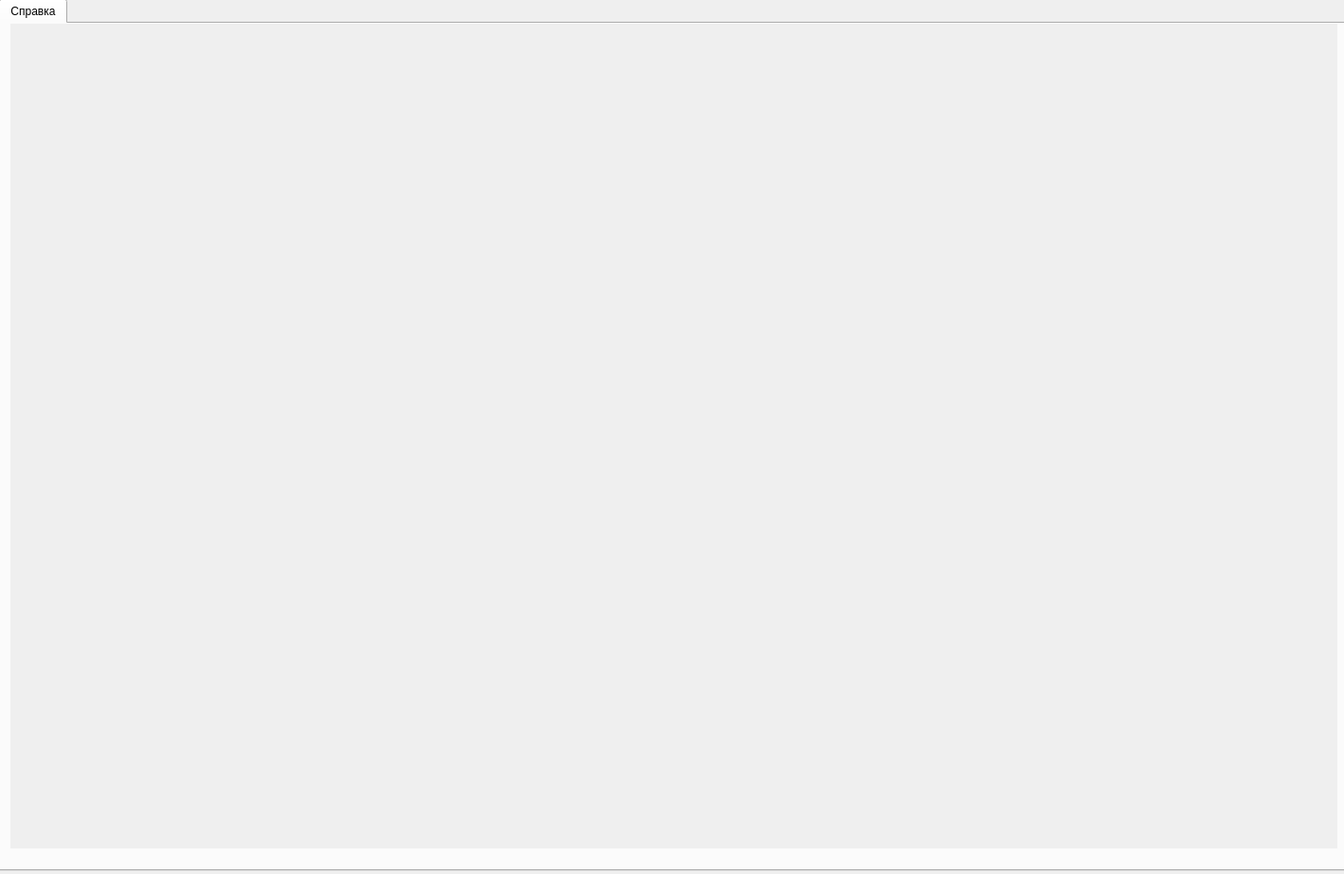
<?xml version="1.0" encoding="UTF-8"?>
<ui version="4.0">
 <class>Main</class>
 <widget class="QWidget" name="Main">
  <property name="geometry">
   <rect>
    <x>0</x>
    <y>0</y>
    <width>1419</width>
    <height>923</height>
   </rect>
  </property>
  <property name="minimumSize">
   <size>
    <width>0</width>
    <height>0</height>
   </size>
  </property>
  <property name="windowTitle">
   <string>Системы автоматизации документооборота</string>
  </property>
  <property name="windowIcon">
   <iconset>
    <normaloff>icon/images.jpg</normaloff>icon/images.jpg</iconset>
  </property>
  <property name="styleSheet">
   <string notr="true"/>
  </property>
  <widget class="QTabWidget" name="tabWidget">
   <property name="geometry">
    <rect>
     <x>-1</x>
     <y>-1</y>
     <width>1421</width>
     <height>921</height>
    </rect>
   </property>
   <property name="maximumSize">
    <size>
     <width>1500</width>
     <height>1100</height>
    </size>
   </property>
   <property name="focusPolicy">
    <enum>Qt::FocusPolicy::TabFocus</enum>
   </property>
   <property name="styleSheet">
    <string notr="true"/>
   </property>
   <property name="currentIndex">
    <number>0</number>
   </property>
   <widget class="QWidget" name="reference">
    <attribute name="title">
     <string>Справка</string>
    </attribute>
    <widget class="QScrollArea" name="scrollArea">
     <property name="geometry">
      <rect>
       <x>10</x>
       <y>0</y>
       <width>1401</width>
       <height>871</height>
      </rect>
     </property>
     <property name="styleSheet">
      <string notr="true">/* В QSS-файле или строке */
QScrollArea {
    border: none;
    background: transparent;
}

/* Вертикальная полоса прокрутки */
QScrollBar:vertical {
    width: 10px;
    background: #2c2c2c;
}

QScrollBar::handle:vertical {
    background: #606060;
    border-radius: 5px;
}

QScrollBar::add-line:vertical, QScrollBar::sub-line:vertical {
    background: none;
}

/* Горизонтальная полоса прокрутки */
QScrollBar:horizontal {
    height: 10px;
    background: #2c2c2c;
}

QScrollBar::handle:horizontal {
    background: #606060;
    border-radius: 5px;
}</string>
     </property>
     <property name="widgetResizable">
      <bool>true</bool>
     </property>
     <widget class="QWidget" name="scrollAreaWidgetContents">
      <property name="geometry">
       <rect>
        <x>0</x>
        <y>0</y>
        <width>1401</width>
        <height>871</height>
       </rect>
      </property>
     </widget>
    </widget>
   </widget>
  </widget>
 </widget>
 <resources/>
 <connections/>
</ui>
